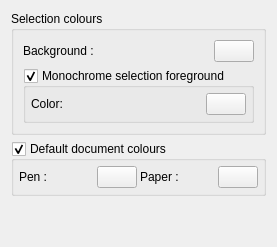
       <widget class="QWidget" name="pColours">
        <layout class="QVBoxLayout" name="verticalLayout_7">
         <item>
          <widget class="QGroupBox" name="gbSelectionColours">
           <property name="minimumSize">
            <size>
             <width>0</width>
             <height>60</height>
            </size>
           </property>
           <property name="title">
            <string>Selection colours</string>
           </property>
           <layout class="QGridLayout" name="gridLayout_2">
            <item row="0" column="0">
             <widget class="QLabel" name="lSelectionBackground">
              <property name="text">
               <string>Background :</string>
              </property>
             </widget>
            </item>
            <item row="0" column="1">
             <widget class="ColorButton" name="tbSelectionBackground">
              <property name="sizePolicy">
               <sizepolicy hsizetype="Fixed" vsizetype="Fixed">
                <horstretch>0</horstretch>
                <verstretch>0</verstretch>
               </sizepolicy>
              </property>
             </widget>
            </item>
            <item row="1" column="0" colspan="2">
             <widget class="QGroupBox" name="gbMonochromeSelectionForeground">
              <property name="title">
               <string>Monochrome selection foreground</string>
              </property>
              <property name="checkable">
               <bool>true</bool>
              </property>
              <layout class="QHBoxLayout" name="_6">
               <property name="spacing">
                <number>3</number>
               </property>
               <property name="margin">
                <number>5</number>
               </property>
               <item>
                <widget class="QLabel" name="lDefaultDocumentPaper_2">
                 <property name="text">
                  <string>Color:</string>
                 </property>
                </widget>
               </item>
               <item>
                <widget class="ColorButton" name="tbSelectionForeground">
                 <property name="sizePolicy">
                  <sizepolicy hsizetype="Fixed" vsizetype="Fixed">
                   <horstretch>0</horstretch>
                   <verstretch>0</verstretch>
                  </sizepolicy>
                 </property>
                </widget>
               </item>
              </layout>
             </widget>
            </item>
           </layout>
          </widget>
         </item>
         <item>
          <widget class="QGroupBox" name="gbDefaultDocumentColours">
           <property name="title">
            <string>Default document colours</string>
           </property>
           <property name="checkable">
            <bool>true</bool>
           </property>
           <layout class="QHBoxLayout" name="_5">
            <property name="spacing">
             <number>3</number>
            </property>
            <property name="margin">
             <number>5</number>
            </property>
            <item>
             <widget class="QLabel" name="lDefaultDocumentPen">
              <property name="text">
               <string>Pen :</string>
              </property>
             </widget>
            </item>
            <item>
             <widget class="ColorButton" name="tbDefaultDocumentPen">
              <property name="sizePolicy">
               <sizepolicy hsizetype="Fixed" vsizetype="Fixed">
                <horstretch>0</horstretch>
                <verstretch>0</verstretch>
               </sizepolicy>
              </property>
             </widget>
            </item>
            <item>
             <widget class="QLabel" name="lDefaultDocumentPaper">
              <property name="text">
               <string>Paper :</string>
              </property>
             </widget>
            </item>
            <item>
             <widget class="ColorButton" name="tbDefaultDocumentPaper">
              <property name="sizePolicy">
               <sizepolicy hsizetype="Fixed" vsizetype="Fixed">
                <horstretch>0</horstretch>
                <verstretch>0</verstretch>
               </sizepolicy>
              </property>
             </widget>
            </item>
           </layout>
          </widget>
         </item>
         <item>
          <spacer name="verticalSpacer_2">
           <property name="orientation">
            <enum>Qt::Vertical</enum>
           </property>
           <property name="sizeHint" stdset="0">
            <size>
             <width>20</width>
             <height>40</height>
            </size>
           </property>
          </spacer>
         </item>
        </layout>
       </widget>
